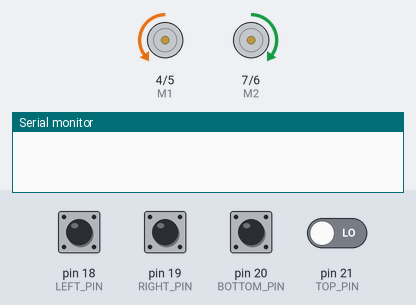
Recording of a sketch running on a simulated Arduino Mega 2560, built with avr-gcc and run on an emulated ATmega2560. On the bench: direction and speed pins drawn as motors (green arrow = direction pin HIGH = forward, orange = LOW = backward, longer = more drive), the last lines printed to the serial monitor. Inputs (shaded band) come from the test bench; at power-on: pin 18 (LEFT_PIN), pin 19 (RIGHT_PIN), pin 20 (BOTTOM_PIN), pin 21 (TOP_PIN) LOW.

Above: at 1.2 s.
1.3 s: pin 18 (LEFT_PIN) pulled HIGH for 0.15 s
At 1.7 s:
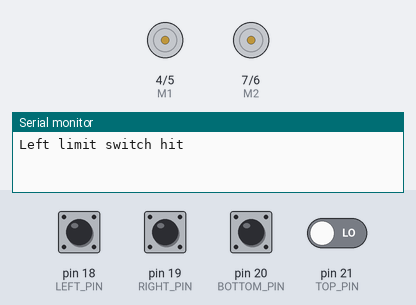
4.4 s: pin 19 (RIGHT_PIN) pulled HIGH for 0.15 s
6.0 s: pin 20 (BOTTOM_PIN) pulled HIGH for 0.15 s
9.1 s: pin 21 (TOP_PIN) driven HIGH
Timing chart, 0 to 12.1 s (numbered marks = the images above; inputs shaded):
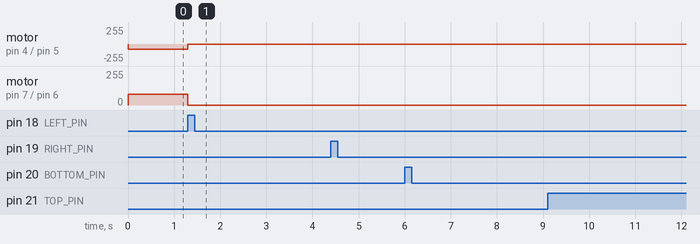

The sketch:

limit_testz-with_motor.ino
```cpp
//#define DEBUG // Comment out to remove serial output
// Attached to MEGA interrupt pins
#define LEFT_PIN 18
#define TOP_PIN 21
#define RIGHT_PIN 19
#define BOTTOM_PIN 20
#define DEBOUNCE_DELAY_MS 500

int long left_last_time = 0;
int long left_now = 0;
int long top_last_time = 0;
int long top_now = 0;

int long right_last_time = 0;
int long right_now = 0;
int long bottom_last_time = 0;
int long bottom_now = 0;

//motor set up
int E1 = 5;
int M1 = 4;
int E2 = 6;
int M2 = 7;

const int CCW  = HIGH;
const int CW = LOW;

bool m1direction=HIGH;
bool m2direction=HIGH;

void setup() {
  Serial.begin(9600);
  attachInterrupt(digitalPinToInterrupt(LEFT_PIN), LEFT_ISR, RISING); // Left pin interrupt
  attachInterrupt(digitalPinToInterrupt(TOP_PIN), TOP_ISR, RISING); // Top pin interrupt
  attachInterrupt(digitalPinToInterrupt(RIGHT_PIN), RIGHT_ISR, RISING); // Right pin interrupt
  attachInterrupt(digitalPinToInterrupt(BOTTOM_PIN), BOTTOM_ISR, RISING); // Bottom pin interrupt

  pinMode(M1, OUTPUT);
  pinMode(M2, OUTPUT);
}

int repeat = 0;
int value= 80;

void loop()
{
  repeat++;
  if (repeat<5)
  {
    m1direction=CW; // M1 CW M2 CCW means TOP M1&M2 CW means Right
    m2direction=CCW; // M2 is left motor M1 is right
  } else
  {
    m1direction=CCW;
    m2direction=CW;
  }
  if (repeat>=9)
  {
    repeat=0;
  }

  digitalWrite(M1,m1direction);
  digitalWrite(M2,m2direction);
  analogWrite(E1, value); //PWM Speed Control
  analogWrite(E2, value); //PWM Speed Control
  delay(1000);
}


void LEFT_ISR() {
  analogWrite(E1, 0); //PWM Speed Control
  analogWrite(E2, 0); //PWM Speed Control
  value = 0;
  left_now = millis();
  if (left_now - left_last_time > DEBOUNCE_DELAY_MS) {
    Serial.println("Left limit switch hit");
  }
  left_last_time = millis();
}

void TOP_ISR() {
  analogWrite(E1, 0); //PWM Speed Control
  analogWrite(E2, 0); //PWM Speed Control
  value = 0;
  top_now = millis();
  if (top_now - top_last_time > DEBOUNCE_DELAY_MS) {
    Serial.println("Top limit switch hit");
  }
  top_last_time = millis();
}

void RIGHT_ISR() {
  analogWrite(E1, 0); //PWM Speed Control
  analogWrite(E2, 0); //PWM Speed Control
  value = 0;
  right_now = millis();
  if (right_now - right_last_time > DEBOUNCE_DELAY_MS) {
    Serial.println("Right limit switch hit");
  }
  right_last_time = millis();
}

void BOTTOM_ISR() {
  analogWrite(E1, 0); //PWM Speed Control
  analogWrite(E2, 0); //PWM Speed Control
  value = 0;
  bottom_now = millis();
  if (bottom_now - bottom_last_time > DEBOUNCE_DELAY_MS) {
    Serial.println("Bottom limit switch hit");
  }
  bottom_last_time = millis();
}
```

GCode.cpp
```cpp
#include "GCode.hpp"
#include <Arduino.h>

GCodeParser::GCodeParser() {}

void GCodeParser::CaseCapitalize() {
    command.toUpperCase(); // Arduino String method
}

int GCodeParser::ExecuteCommand(const String& cmd) {
    command = cmd;
    String tokens[10]; // fixed-size array for tokens
    int tokenCount = 0;
    tokenize(command, tokens, tokenCount);
    CaseCapitalize();
    return parameterExtraction(tokens, tokenCount);
}

void GCodeParser::tokenize(const String& cmd, String tokens[], int& tokenCount) {
    tokenCount = 0;
    String buffer = "";
    for (unsigned int i = 0; i < cmd.length(); i++) {
        char c = cmd.charAt(i);
        if (c == ' ') {
            if (buffer.length() > 0) {
                tokens[tokenCount++] = buffer;
                buffer = "";
            }
        } else {
            buffer += c;
        }
    }
    if (buffer.length() > 0) {
        tokens[tokenCount++] = buffer;
    }
}

int GCodeParser::parameterExtraction(String tokens[], int tokenCount) {
    if (tokens[0] == "G28") {
        Serial.println("Changing to homing state for G28 command.");
        return 1; // HOMING
    }
    else if (tokens[0] == "M999") {
        Serial.println("Entering homing state for M999 command.");
        return 1; // HOMING
    }
    else if (tokens[0] == "G01") {
        Serial.println("Executing G01 command.");
        parameters[0] = 0.0f; // Reset X
        parameters[1] = 0.0f; // Reset Y
        for (int i = 1; i < tokenCount; i++) {
            String token = tokens[i];
            if (token.charAt(0) == 'X') {
                parameters[0] = token.substring(1).toFloat();
            }
            else if (token.charAt(0) == 'Y') {
                parameters[1] = token.substring(1).toFloat();
            }
            else if (token.charAt(0) == 'F') {
                parameters[2] = token.substring(1).toFloat();
            }
            else if (token.charAt(0) == ';') {
                continue; // ignore comment
            }
            else {
                Serial.print("Unknown parameter: ");
                Serial.println(token);
                return 0;
            }
        }
        Serial.println("Parameters extracted:");
        Serial.print("X: "); Serial.print(parameters[0]);
        Serial.print(", Y: "); Serial.print(parameters[1]);
        Serial.print(", F: "); Serial.println(parameters[2]);
        return 2; // MOVING
    }
    else {
        Serial.print("Unknown command: ");
        Serial.println(tokens[0]);
        return 0;
    }
}

bool GCodeParser::ValidateParameters(float currentX, float currentY) {
    if ((parameters[0] + currentX) > 225 ||
        (parameters[1] + currentY) > 150 ||
        (parameters[1] + currentY) < 0 ||
        (parameters[0] + currentX) < 0) {
        return false;
    }
    return true;
}
```

GCode.hpp
```cpp
#ifndef GCODE_H
#define GCODE_H

#include <Arduino.h> // Gives you String, Serial, etc.

// Optional: you can still use vectors if you have enough memory and include ArduinoSTL
//#include <vector>

class GCodeParser {
  private:
    String command;
    int feedrate = 1000; // Default feedrate
    float parameters[3] = {0.0f, 0.0f, 0.0f}; // X, Y, Z parameters

  public:
    GCodeParser();

    int ExecuteCommand(const String& cmd);
    void CaseCapitalize();
    void execute();
    // If you don't have std::vector, you can return an array or work directly on the String
    void tokenize(const String& cmd, String tokens[], int& tokenCount);
    int parameterExtraction(String tokens[], int tokenCount);
    const float* GetParameters() const { return parameters; }
    bool ValidateParameters(float currentX, float currentY);
};

#endif // GCODE_H
```

Measured:
- after the input at 1.3 s, motor on pin 4 (M1) / pin 5 (E1): backward 80/255 → stopped at once; motor on pin 7 (M2) / pin 6 (E2): forward 80/255 → stopped at once
